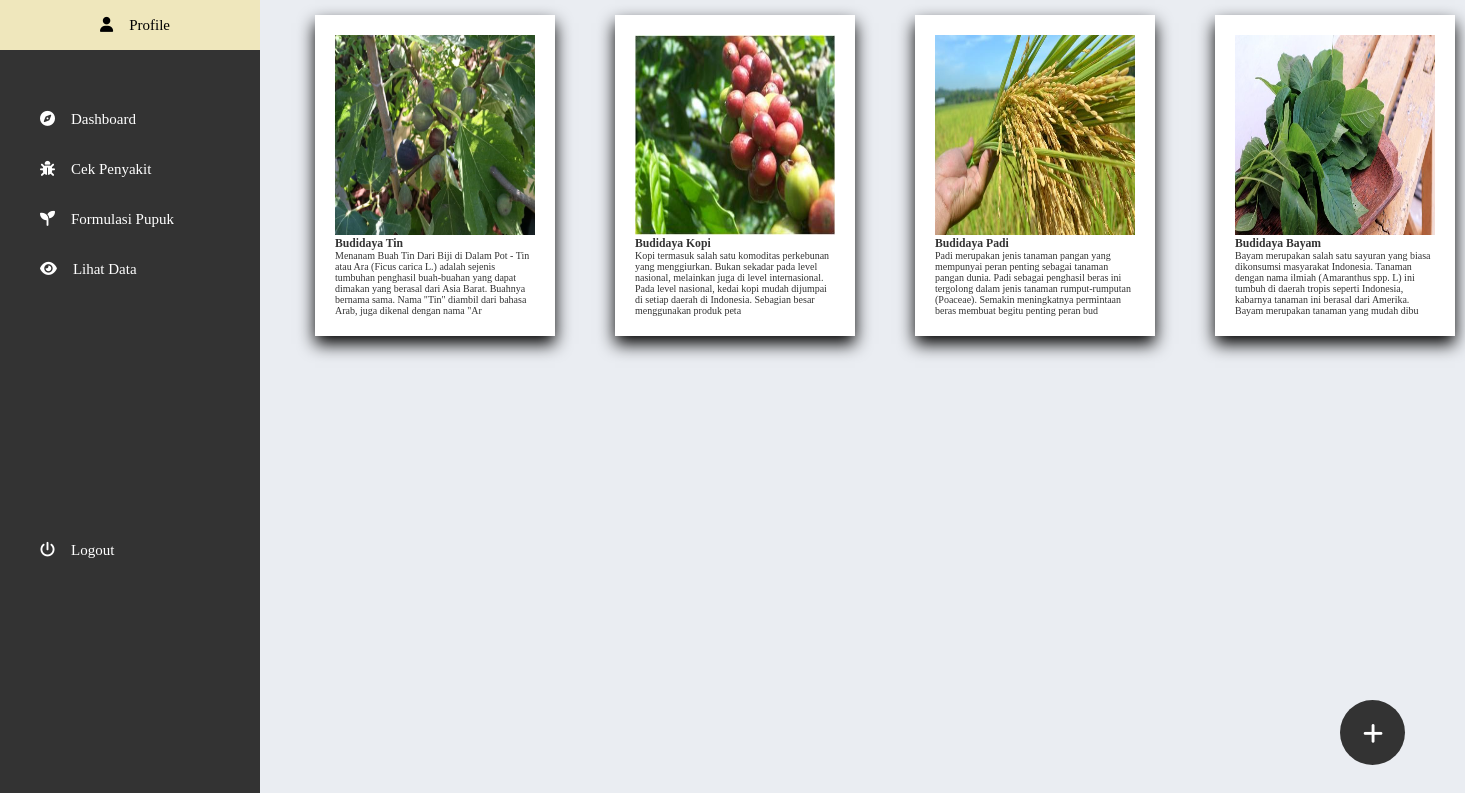
The page /pages/pengelola/dashboardPengelola.php on the database its author committed.
### tables this page shows
CREATE TABLE `katalog_budidaya` (
  `id` int(11) NOT NULL,
  `judul` varchar(255) NOT NULL,
  `deskripsi` varchar(255) NOT NULL,
  `createAt` timestamp NOT NULL DEFAULT current_timestamp() ON UPDATE current_timestamp(),
  `editedAt` date DEFAULT NULL,
  `pengelola` int(11) NOT NULL,
  `gambar` varchar(50) NOT NULL
);

### pages/pengelola/dashboardPengelola.php (the view, shortened to what this page needs)
<!DOCTYPE html>
<html lang="en">
<head>
    <link rel="stylesheet" href="../../css/dashboard.css">
</head>
<body>
    <?php
        include "_sidebarPengelola.php";
        include "../../config/conn.php";
        include "floatingBtn.php";
        $query = "SELECT * FROM katalog_budidaya";
        $hasil = mysqli_query($conn,$query);
        while($row = mysqli_fetch_array($hasil)){
            echo "<div class='cardRow'>";
            echo "<div class='cardCol'>";
            echo "<div class='card'>";
            echo "<img class='thumbnail' src='../../config/controller/uploads/" .$row['gambar'] ."'alt='gambar'>";
            echo "<h3 class='judul'>" . $row['judul'] . "</h3>";
            echo "<p class='deskripsi'>" . $row['deskripsi'] . "</p>";
            echo "</div></div>";
        }
    ?>
</body>
</html>

### pages/pengelola/_sidebarPengelola.php (shortened to what this page needs)
<div class="sidebar">
    <ul class="menu">
        <li><a href="profilePetani.php"><i class="fa-solid fa-user"></i>Profile</a></li>
        <br><br><br><br>
        <li><a href="dashboardPengelola.php"><i class="fa-solid fa-compass"></i>Dashboard</a></li>
        <li><a href="identifikasiPenyakit.php"><i class="fa-solid fa-bug"></i>Cek Penyakit</a></li>
        <li><a href="formulasiPemupukan.php"><i class="fa-solid fa-seedling"></i>Formulasi Pupuk</a></li>
        <li><a href="crudData.php"><i class="fa-solid fa-eye"></i>Lihat Data</a></li>
        <br><br><br><br><br><br><br><br><br><br><br><br><br><br><br><br><br><br><br><br><br>
        <li><a href="../../config/logout.php"><i class="fa-solid fa-power-off"></i>Logout</a></li>
    </ul>
</div>
<link rel="stylesheet" href="../../css/_sidebar.css">

### pages/pengelola/floatingBtn.php (shortened to what this page needs)
<!DOCTYPE html>
<html lang="en">
<head>
</head>
<body>
    <div class="floating_container">
        <div class="floating_btn">
            <div class="element">
                <a href="tambahKatalog.php">
                    <span class="float_element">
                        <i class="fa-solid fa-plus"></i>
                    </span>
                </a>
            </div>
        </div>
    </div>
</body>
</html>

### css/dashboard.css (style rules this page uses)
* { box-sizing: border-box; }
.card img { height: 200px; width: 200px; }
.cardRow { width: 100%; margin: 0 5px; margin-left: 300px; }
.cardCol { width: 20%; float: left; padding: 15px; display: grid; }
.card { background-color: white; padding: 20px; box-shadow: 0 8px 16px 0 rgba(0, 0, 0, 2); }
body { margin-left: 390px; width: 100vw; height: 100vh; max-width: 10%; }

### css/_sidebar.css (style rules this page uses)
body { margin: 0; font-family: 'poppins' , Times, serif; font-size: 10px; color: #333; -webkit-text-size-adjust: 40%; -webkit-tap-highlight-color: transparent; }
* { margin: 0; padding: 0; list-style: none; text-decoration: none; }
.sidebar { position: fixed; left: 0px; width: 260px; height: 100%; background: #333; transition: all 0.5s ease; }
.sidebar ul a { display: block; height: 100%; width: 100%; line-height: 50px; font-size: 15px; color: #fff; padding-left: 40px; box-sizing: border-box; transition: all 0.5s ease; }
.sidebar ul a i { margin-right: 16px; }

### pages/pengelola/floatingBtn.php (style rules this page uses)
body { background: #eaedf2; }
.floating_container { position: fixed; width: 100px; height: 100px; bottom: 0; right: 0; margin: 35px 25px; }
.floating_btn { position: absolute; width: 65px; height: 65px; background-color: #333; bottom: 0; border-radius: 50%; left: 0; right: 0; color: white; text-align: center; font-size: 23px; z-index: 100; cursor: pointer; }
.float_element { position: relative; display: block; border-radius: 50%; width: 50px; height: 50px; margin: 8px ; color: white; display: grid; place-items: center; opacity: 100; }

### rows shown on the page
katalog_budidaya: gambar (picture), judul "Budidaya Tin", deskripsi "Menanam Buah Tin Dari Biji di Dalam Pot - Tin atau Ara (Ficus carica L.) adalah sejenis tumbuhan penghasil buah-buahan yang dapat dimakan yang berasal dari Asia Barat. Buahnya bernama sama. Nama \"Tin\" diambil dari bahasa Arab, juga dikenal dengan nama \"Ar"
katalog_budidaya: gambar (picture), judul "Budidaya Kopi", deskripsi "Kopi termasuk salah satu komoditas perkebunan yang menggiurkan. Bukan sekadar pada level nasional, melainkan juga di level internasional. Pada level nasional, kedai kopi mudah dijumpai di setiap daerah di Indonesia. Sebagian besar menggunakan produk peta"
katalog_budidaya: gambar (picture), judul "Budidaya Padi", deskripsi "Padi merupakan jenis tanaman pangan yang mempunyai peran penting sebagai tanaman pangan dunia. Padi sebagai penghasil beras ini tergolong dalam jenis tanaman rumput-rumputan (Poaceae). Semakin meningkatnya permintaan beras membuat begitu penting peran bud"
katalog_budidaya: gambar (picture), judul "Budidaya Bayam", deskripsi "Bayam merupakan salah satu sayuran yang biasa dikonsumsi masyarakat Indonesia. Tanaman dengan nama ilmiah (Amaranthus spp. L) ini tumbuh di daerah tropis seperti Indonesia, kabarnya tanaman ini berasal dari Amerika. Bayam merupakan tanaman yang mudah dibu"
